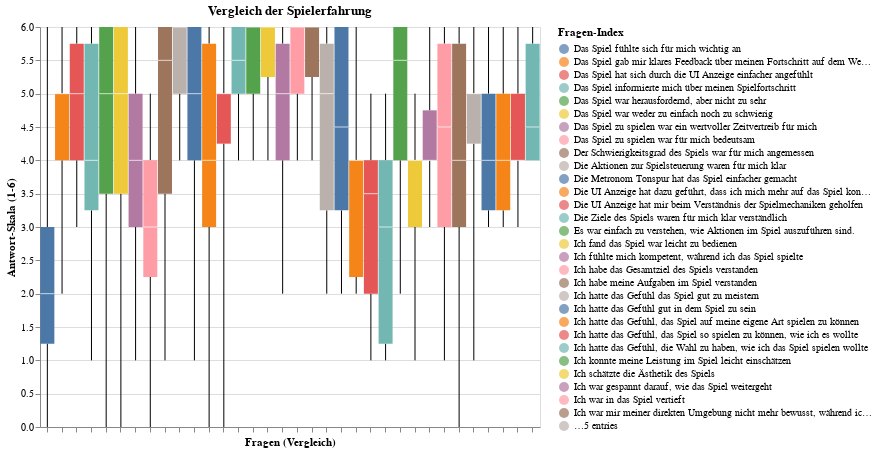

The notebook cell this image was saved under:
### Code cell
# 1. Select the columns you want to compare (e.g., index 1 to 6)
# We use .iloc to select by index position
cols_to_compare = mit.columns[1:]
subset = mit[cols_to_compare]

# 2. "Melt" the data: This turns columns into rows
# 'var_name' becomes the new column for the Questions
# 'value_name' becomes the new column for the 1-6 Scores
melted_df = subset.melt(var_name='Frage', value_name='Score')

# 3. Create the multi-column Boxplot
chart = alt.Chart(melted_df).mark_boxplot(extent='min-max').encode(
    x=alt.X('Frage:N',
            axis=alt.Axis(labels=False), # Hides the long sentences on the X-axis
            title="Fragen (Vergleich)"),
    y=alt.Y('Score:Q',
            scale=alt.Scale(domain=[0, 6]),
            title="Antwort-Skala (1-6)"),
    color=alt.Color('Frage:N', legend=alt.Legend(title="Fragen-Index", labelLimit=300)),
    tooltip=['Frage', 'Score'] # Hover to see the full question and value
).properties(
    width=500,
    height=400,
    title="Vergleich der Spielerfahrung"
)

chart.display()

### Figure 1 — Vega-Lite specification as saved in the notebook (floating-point values rounded to 4 significant figures; data arrays with more than 128 entries replaced by an {"elided": "..."} marker saying what was removed)
{"config": {"view": {"continuousWidth": 300, "continuousHeight": 300}}, "data": {"name": "data-dbc8c3a37d2a1d006b76a30043d6c420"}, "mark": {"type": "boxplot", "extent": "min-max"}, "encoding": {"color": {"field": "Frage", "legend": {"labelLimit": 300, "title": "Fragen-Index"}, "type": "nominal"}, "tooltip": [{"field": "Frage", "type": "nominal"}, {"field": "Score", "type": "quantitative"}], "x": {"axis": {"labels": false}, "field": "Frage", "title": "Fragen (Vergleich)", "type": "nominal"}, "y": {"field": "Score", "scale": {"domain": [0, 6]}, "title": "Antwort-Skala (1-6)", "type": "quantitative"}}, "height": 400, "title": "Vergleich der Spielerfahrung", "width": 500, "$schema": "https://vega.github.io/schema/vega-lite/v6.1.0.json", "datasets": {"data-dbc8c3a37d2a1d006b76a30043d6c420": {"elided": "340 records"}}}
